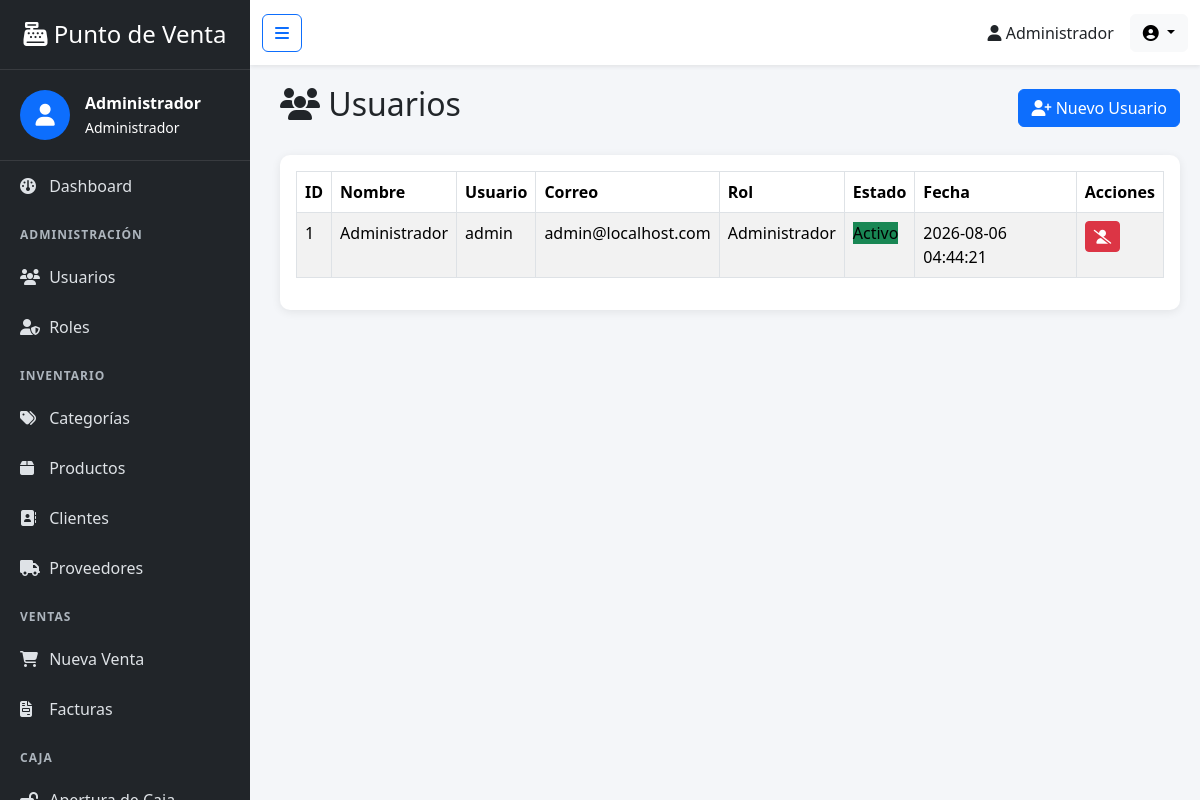
/usuarios.php (signed in), run on the app's committed database.
### tables this page shows
CREATE TABLE usuarios (
    id_usuario INT AUTO_INCREMENT PRIMARY KEY,

    nombre VARCHAR(150) NOT NULL,

    usuario VARCHAR(100) NOT NULL UNIQUE,

    correo VARCHAR(150) UNIQUE,

    password VARCHAR(255) NOT NULL,

    id_rol INT NOT NULL,

    estado TINYINT(1) NOT NULL DEFAULT 1,

    ultimo_acceso DATETIME NULL,

    fecha_creacion DATETIME NOT NULL DEFAULT CURRENT_TIMESTAMP,

    fecha_actualizacion DATETIME NULL
        ON UPDATE CURRENT_TIMESTAMP,

    CONSTRAINT fk_usuarios_roles
        FOREIGN KEY (id_rol)
        REFERENCES roles(id_rol)
        ON DELETE RESTRICT
        ON UPDATE CASCADE
);

CREATE TABLE roles (
    id_rol int AUTO_INCREMENT PRIMARY key,
    nombre varchar(100) not null UNIQUE,
    descripcion varchar(255),
    estado tinyint(1) not null default 1,
    fecha_creacion datetime not null DEFAULT CURRENT_TIMESTAMP
);

### includes/permisos.php (called while the page is built, shortened)
<?php
function obtenerPermisos($conn)
{
    static $permisosPorRol = [];
    $id_rol = intval($_SESSION['id_rol'] ?? 0);
    if (isset($permisosPorRol[$id_rol])) {
        return $permisosPorRol[$id_rol];
    }
    $query = "SELECT p.nombre
              FROM roles_permisos rp
              INNER JOIN permisos p ON p.id_permiso = rp.id_permiso
              INNER JOIN roles r ON r.id_rol = rp.id_rol
              WHERE rp.id_rol = ?
              AND p.estado = 1
              AND r.estado = 1";
    $stmt = $conn->prepare($query);
    $stmt->bind_param("i", $id_rol);
    $stmt->execute();
    $resultado = $stmt->get_result();
    $permisos = [];
    while ($fila = $resultado->fetch_assoc()) {
        $permisos[] = $fila['nombre'];
    }
    return $permisos;
}
function tienePermiso($conn, $permiso)
{
    return in_array($permiso, obtenerPermisos($conn), true);
}

### usuarios.php (the view, shortened to what this page needs)
<?php
require "config/db.php";
$query = "
    SELECT u.id_usuario,
    u.nombre,
    u.usuario,
    u.correo,
    u.estado,
    u.fecha_creacion,
    r.nombre as rol
    FROM usuarios u
    INNER JOIN roles r
    ON u.id_rol = r.id_rol
    ORDER BY u.id_usuario DESC
    ";
$resultado = $conn->query($query);
include "includes/header.php";
include "includes/sidebar.php";
include "includes/navbar.php";
?>
<div class="content">
    <div class="d-flex justify-content-between align-items-center mb-4">
        <h2>
            <i class="fa-solid fa-users"></i>
            Usuarios
        </h2>
        <a class="btn btn-primary" href="nuevoUsuario.php">
            <i class="fa-solid fa-user-plus"></i>
            Nuevo Usuario
        </a>
    </div>
    <div class="card">
        <div class="card-body">
            <div class="table-responsive">
                <table class="table table-bordered table-striped datatable">
                    <thead>
                        <tr>
                            <th>ID</th>
                            <th>Nombre</th>
                            <th>Usuario</th>
                            <th>Correo</th>
                            <th>Rol</th>
                            <th>Estado</th>
                            <th>Fecha</th>
                            <th>Acciones</th>
                        </tr>
                    </thead>
                    <tbody>
                        <?php while ($usuario = $resultado->fetch_assoc()) {  ?>
                            <tr>
                                <td>
                                    <?php echo $usuario['id_usuario']; ?>
                                </td>
                                <td>
                                    <?php echo $usuario['nombre']; ?>
                                </td>
                                <td>
                                    <?php echo $usuario['usuario']; ?>
                                </td>
                                <td>
                                    <?php echo $usuario['correo']; ?>
                                </td>
                                <td>
                                    <?php echo $usuario['rol']; ?>
                                </td>
                                <td>
                                    <?php
                                    if ($usuario['estado'] == 1) {
                                        echo '<span class="bagde bg-success"> Activo </span>';
                                    } else {
                                        echo '<span class="bagde bg-danger"> Inactivo </span>';
                                    }
                                    ?>
                                </td>
                                <td>
                                    <?php echo $usuario['fecha_creacion']; ?>
                                </td>
                                <td>
                                    <?php if ($usuario['estado'] == 1) { ?>
                                        <a href="controllers/eliminarUsuario.php?id=<?php echo $usuario['id_usuario']; ?>"
                                            class="btn btn-danger btn-sm"
                                            onclick="return confirm('¿Desea desactivar este usuario?')">
                                            <i class="fa-solid fa-user-slash"></i>
                                        </a>
                                    <?php } ?>
                                </td>
                            </tr>
                        <?php } ?>
                    </tbody>
                </table>
            </div>
        </div>
    </div>
</div>
<?php
include "includes/footer.php";
?>

### includes/header.php (style rules this page uses)
body { background:#f4f6f9; overflow-x:hidden; }
a { text-decoration:none; }
.content { margin-left:260px; padding:20px; transition:margin-left .3s; }
.card { border:none; border-radius:10px; box-shadow:0 2px 10px rgba(0,0,0,.08); }
.table thead { background:#0d6efd; color:white; }

### data on the page
usuarios: id_usuario "1", nombre "Administrador", usuario "admin", correo "admin@localhost.com", id_rol.nombre "Administrador", estado "Activo", fecha_creacion "2026-08-06 04:44:21"

### other printed values
$_SESSION['nombre'] "Administrador"
$_SESSION['nombre_rol'] "Administrador"
